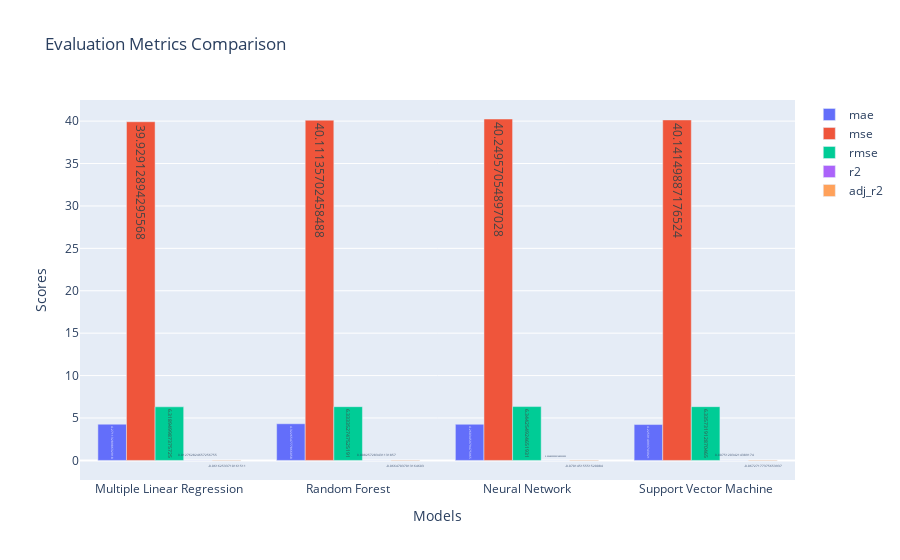

The code cell stored with this chart in its notebook:
### Code cell
# Extracting model names and metric scores
model_names = [d['model'] for d in regression_stats_val]
metric_labels = list(regression_stats_val[0].keys())[1:]
metric_scores = {metric: [d[metric] for d in regression_stats_val] for metric in metric_labels}

# Plotting the bar chart
fig = go.Figure()

for metric in metric_labels:
    fig.add_trace(go.Bar(
        x=model_names,
        y=metric_scores[metric],
        text=metric_scores[metric],  # Display the values on the bars
        textposition='auto',  # Position the text inside the bars
        name=metric
    ))

# Updating the layout
fig.update_layout(
    title='Evaluation Metrics Comparison',
    xaxis_title='Models',
    yaxis_title='Scores',
    barmode='group'
)

# Display the plot
fig.show()

### Figure 1 — Plotly figure (JSON) as saved in the notebook; plotly's stock layout.template omitted (floating-point values rounded to 4 significant figures)
{"data": [{"name": "mae", "text": ["4.271132898632918", "4.322654777866058", "4.260345979475965", "4.225914993743921"], "textposition": "auto", "type": "bar", "x": ["Multiple Linear Regression", "Random Forest", "Neural Network", "Support Vector Machine"], "y": [4.271, 4.323, 4.26, 4.226]}, {"name": "mse", "text": ["39.92912894295568", "40.11135702458488", "40.24957054897028", "40.14149887176524"], "textposition": "auto", "type": "bar", "x": ["Multiple Linear Regression", "Random Forest", "Neural Network", "Support Vector Machine"], "y": [39.93, 40.11, 40.25, 40.14]}, {"name": "rmse", "text": ["6.318949987375725", "6.333352747525191", "6.344254924651931", "6.335731912870465"], "textposition": "auto", "type": "bar", "x": ["Multiple Linear Regression", "Random Forest", "Neural Network", "Support Vector Machine"], "y": [6.319, 6.333, 6.344, 6.336]}, {"name": "r2", "text": ["0.012762824657256755", "0.008257283431131857", "0.0048399905168952095", "0.007512034214389174"], "textposition": "auto", "type": "bar", "x": ["Multiple Linear Regression", "Random Forest", "Neural Network", "Support Vector Machine"], "y": [0.01276, 0.008257, 0.00484, 0.007512]}, {"name": "adj_r2", "text": ["-0.06162533710161511", "-0.06647037013164603", "-0.07014515551520084", "-0.06727177375653937"], "textposition": "auto", "type": "bar", "x": ["Multiple Linear Regression", "Random Forest", "Neural Network", "Support Vector Machine"], "y": [-0.06163, -0.06647, -0.07015, -0.06727]}], "layout": {"barmode": "group", "title": {"text": "Evaluation Metrics Comparison"}, "xaxis": {"title": {"text": "Models"}}, "yaxis": {"title": {"text": "Scores"}}}}
